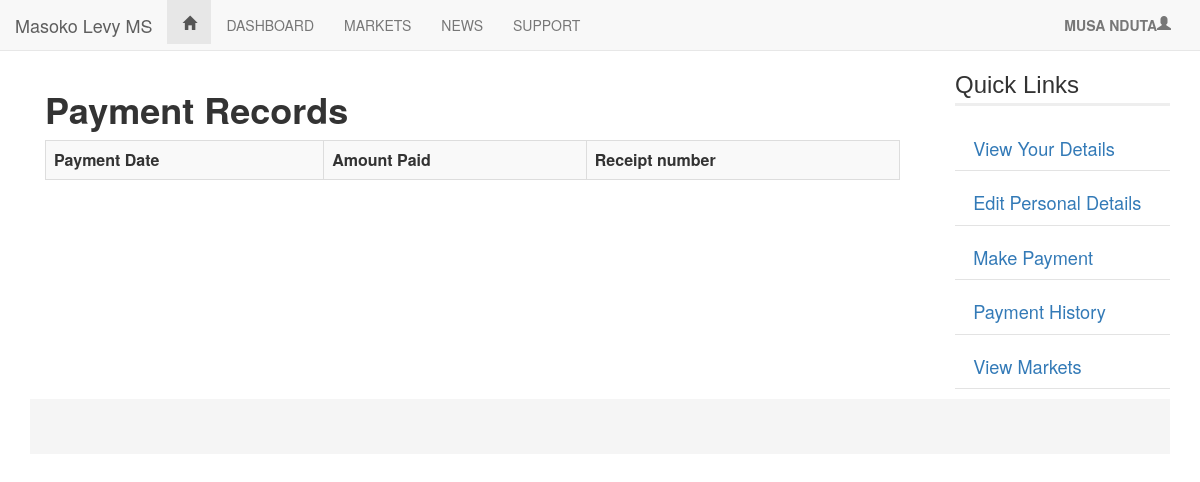
/index.php?q=vendor-payment-report&id=19779 (signed in), run on an earlier commit of the app's database.
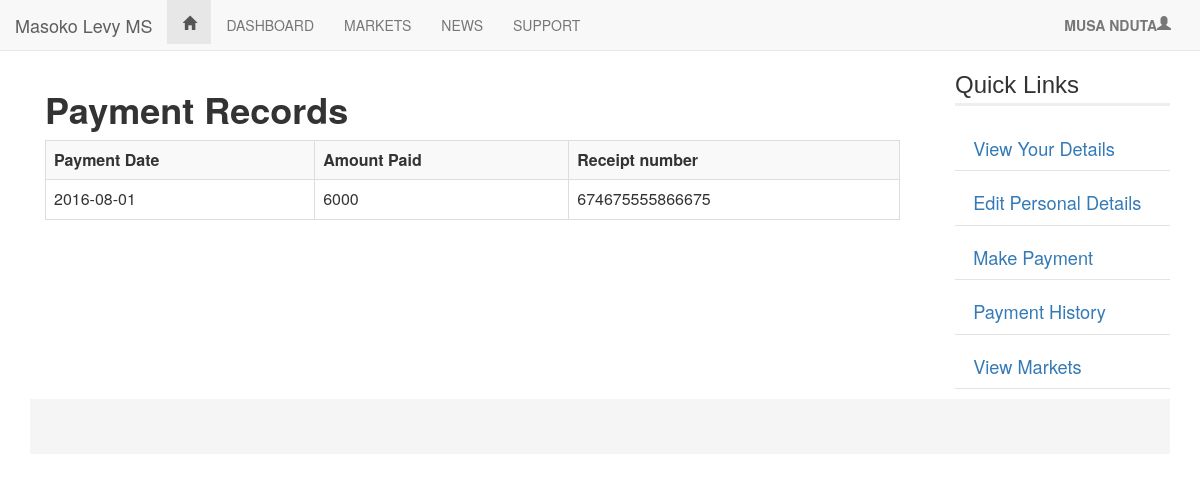
And on a later commit of the database.
### tables this page shows
CREATE TABLE `entrepreneurs` (
  `id` int(6) NOT NULL,
  `fname` varchar(15) NOT NULL,
  `mname` varchar(20) NOT NULL,
  `sname` varchar(20) NOT NULL,
  `gender` varchar(7) NOT NULL,
  `dob` varchar(30) NOT NULL,
  `mstatus` varchar(10) NOT NULL,
  `street` varchar(15) NOT NULL,
  `pobox` varchar(15) NOT NULL,
  `id_number` varchar(10) NOT NULL,
  `phone` varchar(20) DEFAULT NULL,
  `email` varchar(150) DEFAULT NULL,
  `password` varchar(50) DEFAULT NULL,
  `market_id` int(11) NOT NULL,
  `slot` int(50) NOT NULL,
  `paid` int(60) NOT NULL DEFAULT '0',
  `flag` varchar(15) NOT NULL DEFAULT 'deactivated',
  `reg_date` date NOT NULL
);

CREATE TABLE `payments` (
  `id` int(11) NOT NULL,
  `payer_id` int(6) NOT NULL,
  `pay_date` varchar(15) NOT NULL,
  `amount_paid` int(50) NOT NULL,
  `receipt_number` varchar(50) NOT NULL,
  `receipt_file` varchar(50) NOT NULL,
  `payer_market_id` int(10) NOT NULL
);

### index.php (called while the page is built, shortened)
<?php
require 'template/template.php';
?>

### template/components/logged-in.php (the view, shortened to what this page needs)
<?php
$id = $_SESSION['id'];
$sql="SELECT fname, sname FROM entrepreneurs where id = '$id'";
				$results=mysql_query($sql);
		$rows=mysql_fetch_assoc($results);
		 			$fname = $rows['fname'];
		  			$sname = $rows['sname'];
if (isset($_SESSION['en'])){  ?>
<ul class="nav navbar-nav">
    <li class="dropdown">
          <a
             href="#"
             class="dropdown-toggle"
             data-toggle="dropdown">
                <?php echo "<strong>".$fname." ".$sname."</strong>"; ?>
              <span class="glyphicon glyphicon-user pull-right"></span>
            </a>
    </li>
</ul>
<?php } ?>

### template/template.php (shortened to what this page needs)
    <link rel="stylesheet" type="text/css" href="template/styles/layout.css">
    <link href="css/bootstrap.min.css" rel="stylesheet">
    <link href="css/bootstrapValidator.css" rel="stylesheet">
<html>
<head>
</head>
<body>
<div class="container">
  <nav class="navbar navbar-default navbar-fixed-top" role="navigation">
      <div class="navbar-header">
          <a class="navbar-brand" href="index.php">Masoko Levy MS</a>
      </div>
      <div class="navbar-collapse collapse">
            <?php require "template/components/menu.php"; ?>
      </div>
  </nav>
<?php
include "libraries/pager.php";
		if(isset($_SESSION['id'])){ ?>
    <div class="container" style="margin-top: 5em">
        <div class="col-lg-9">
            <?php require $content; ?>
        </div>
            <div class="col-lg-3">
                <?php require "template/components/links.php";?>
                </div>
            </div>
<?php } ?>
      <div class="footer">
      </div>
    </div>
</body>
</html>

### template/components/menu.php (shortened to what this page needs)
<?php
if((isset($_SESSION['en'])) and (isset($_SESSION['id']))){?>
<ul class="nav navbar-nav">
	<li class="active"><a href="index.php"><div class="glyphicon glyphicon-home"></div></a></li>
	<li><a href="index.php?q=vendor-dashboard">DASHBOARD</a></li>
	<li><a href="index.php?q=viewm">MARKETS</a></li>
	<li><a href="index.php?q=news_disp">NEWS</a></li>
    <li><a href="index.php?q=contact-admin">SUPPORT</a></li>
</ul>
<ul class="nav navbar-nav navbar-right"  style="margin-left: 1em; margin-right: 1em">
  <?php  require("template/components/logged-in.php"); ?>
</ul>
<?php } ?>

### includes/reports/vendors/payments.php (shortened to what this page needs)
<div class="row">
    <h1><b>Payment Records</b></h1>
        <table class="table table-bordered table-striped">
        <tr>
                <th>Payment Date</th>
                <th>Amount Paid</th>
                <th>Receipt number</th>
        </tr>
<?php
        $id = $_GET['id'];
    $payment_report = "SELECT payer_id,
                              pay_date,
                              amount_paid,
                              receipt_number,
                              receipt_file
                        FROM payments
                        WHERE payer_id = '$id'";
        $report_results = mysql_query($payment_report);
            if(mysql_num_rows($report_results)>0){
                while($payment = mysql_fetch_assoc($report_results)){
                        $transaction_number = $payment['pay_date'];
                        $amount_paid = $payment['amount_paid'];
                        $receipt_number = $payment['receipt_number'];
                         ?>
                        <tr>
                        <td><?php echo $transaction_number; ?></td>
                        <td><?php echo $amount_paid; ?></td>
                        <td><?php echo $receipt_number; ?></td>
                        </tr>
        <?php  }
        }
        else {
                echo mysql_error();
        }
?></table>
</div>

### template/components/links.php (shortened to what this page needs)
<?php
            if (isset($_SESSION['en']))
              {
                $vendor_id = $_SESSION['id'];
                 echo '<ul>
		                  <h3 id="menu-header">Quick Links</h3>
		                  <li><a href="index.php?q=pdetails" >View Your Details</a></li>
		                  <li><a href="index.php?q=update-pdetails" >Edit Personal Details</a></li>
                        <li><a href="index.php?q=payments" >Make Payment</a></li>
                        <li><a href="index.php?q=vendor-payment-report&id='.$vendor_id.'" >Payment History</a></li>
		                  <li><a href="index.php?q=viewm" >View Markets</a></li>
	                  </ul>';
			   }
	         else
			 {  echo '<ul>
		               <h3 id="menu-header">Quick Links</h3>
		               <li><a href="index.php?q=viewm" >Get Registered</a></li>
		              </ul>';
	          }
?>

### template/styles/layout.css (style rules this page uses)
#menu-header { margin: 2px 0px 10px 0px; padding-bottom: 5px; border-bottom: 3px solid #eee; font-family: open-sans, sans-serif; }
.footer { width: 100%; height: 55px; float: left; text-align: center; background-color: #f5f5f5; }
.col-lg-3 ul li { height: 3em; border-bottom: solid 1px #e3e3e3; list-style: none; padding-top: 1em; font-size: 1.3em; padding-left: 1em; }

What changed in the data, as far as the page shows it:
added payments: pay_date "2016-08-01", amount_paid "6000", receipt_number "674675555866675"
